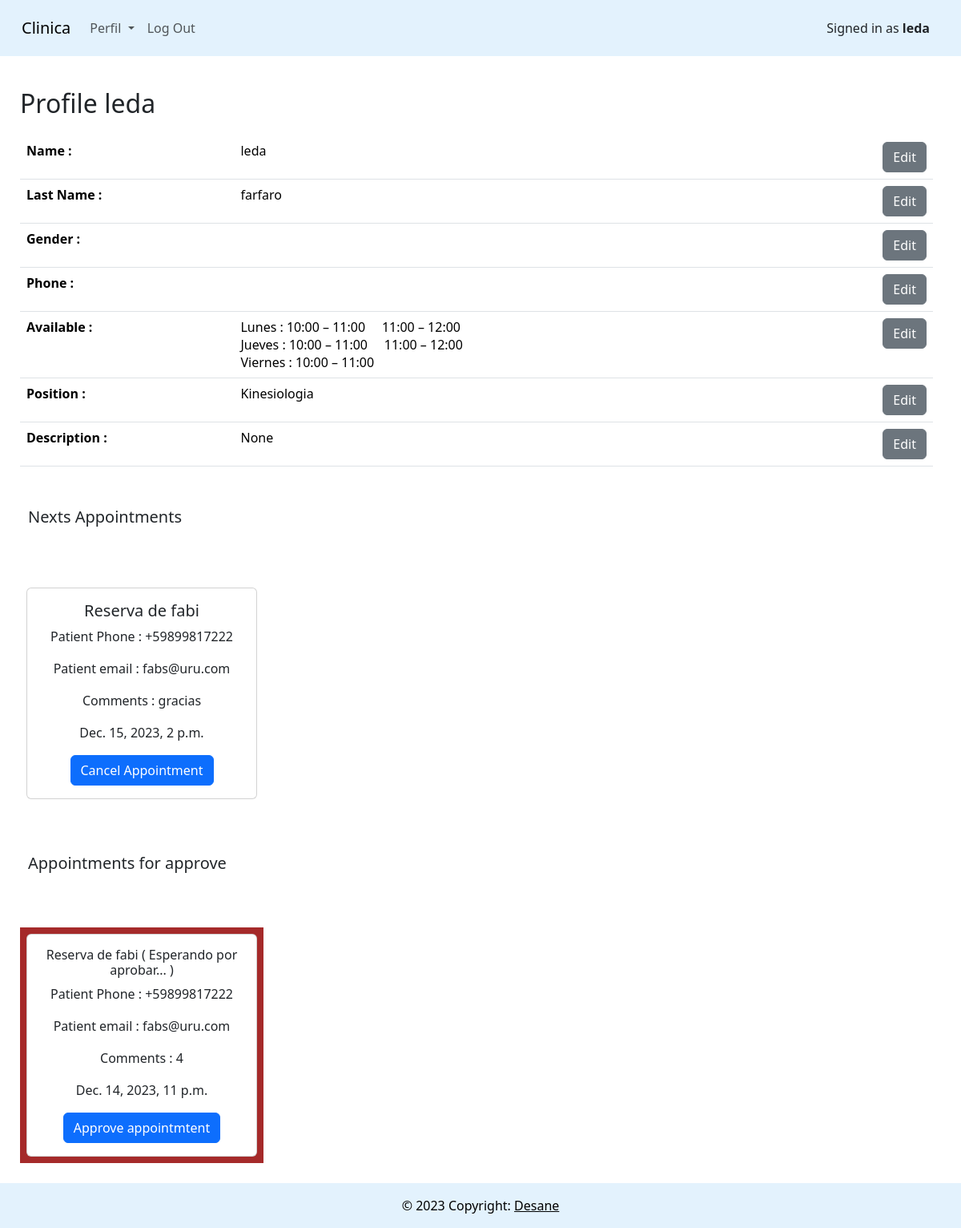
The page /profiledoctor (signed in) on the database its author committed.
### booking/models.py (models this page shows, shortened)
class CustomUser(AbstractUser):
    username = None
    is_doctor = models.BooleanField(default=False)
    is_patient = models.BooleanField(default=False)
    email = models.EmailField(db_index=True, unique=True, max_length=250)
    objects = UserManager()
    USERNAME_FIELD = 'email'
    REQUIRED_FIELDS = ['first_name', 'last_name']

class Doctor(models.Model):
    user = models.OneToOneField(CustomUser, on_delete=models.CASCADE, primary_key=True)
    position = models.CharField(max_length=100, choices=CHOICES, blank=True)
    employment_date = models.DateTimeField(default=datetime.now)
    phone = models.CharField(max_length=17, blank=True)
    description = models.TextField(null=True)
    gender = models.CharField(choices=GENDER_CHOICES, max_length=128)

class Appointment(models.Model):
    id = models.AutoField(primary_key=True)
    patient = models.ForeignKey(Patient, on_delete=models.CASCADE, null=True, blank=True)
    phone = models.CharField(max_length=200)
    doctor = models.ForeignKey(Doctor, on_delete=models.CASCADE, null=True, blank=True)
    service = models.CharField(max_length=50)
    datetime = models.DateTimeField(blank=False, null=False)
    comment = models.TextField( blank=True)
    time_ordered = models.DateTimeField(null=False, blank=False,auto_now_add=True)
    approved = models.BooleanField(default=False)

class Patient(models.Model):
    user = models.OneToOneField(CustomUser, on_delete=models.CASCADE, primary_key=True)
    gender = models.CharField(choices=GENDER_CHOICES, max_length=128)
    phone = models.CharField(max_length=17, blank=True)
    date_recorded = models.DateTimeField(default=datetime.now)
    def __str__(self):
        return self.user.first_name

### booking/views.py (the view)
# urls.py: path("profiledoctor", views.perfilDoctor, name="perfildoctor"),
def perfilDoctor(request):
    try:
        doctor = Doctor.objects.get(user=request.user)
        appointments = Appointment.objects.filter(doctor=doctor).order_by('datetime')
        daytime = DayTimeAvailable.objects.get(doctor=doctor)
    except Doctor.DoesNotExist:
        return JsonResponse({"error": "No Doctor found with that user."}, status=404)
    return render(request, "profiledoctor.html",{"doctor":doctor,"appointment":appointments,"daytime":daytime.serialize() })

### booking/models.py (called while the page is built)
    def serialize(self):
        return {
            "doctor": self.doctor.user.first_name,
            "position": self.doctor.position,
            "lunes": self.lunes,
            "martes": self.martes,
            "miercoles": self.miercoles,
            "jueves" : self.jueves,
            "viernes": self.viernes,
            "sabado": self.sabado
        }

### booking/templates/profiledoctor.html (shortened to what this page needs)
{% extends "layout.html" %}
{% load static %}
{% block body %}
<div class="container-fluid" style=" padding: 35px 35px 0px 25px;">
    <p class="fs-2">Profile {{doctor.user.first_name}} </p>
    <table class="table">
        <tbody>
            <tr id="tname">
                <th scope="row">Name :</th>
                <td id="fname">{{doctor.user.first_name}}</td>
                <td colspan="2" id="nbutton"><button id="buttonEditN" style="float: right;" class="btn btn-secondary"
                        onclick="editFirst()">
                        Edit </button></td>
            </tr>
            <tr id="tlast">
                <th scope="row">Last Name :</th>
                <td id="lname">{{doctor.user.last_name}}</td>
                <td colspan="2" id="lbutton"><button id="buttonEditL" style="float: right;" class="btn btn-secondary"
                        onclick="editLast()">
                        Edit </button></td>
            </tr>
            <tr id="tgender">
                <th scope="row">Gender :</th>
                <td colspan="1" id="gender">{{doctor.gender}}</td>
                <td colspan="2" id="gbutton"><button id="buttonEditG" style="float: right;" class="btn btn-secondary"
                        onclick="editGender()">
                        Edit </button></td>
            </tr>
            <tr id=" tphone">
                <th scope="row">Phone :</th>
                <td colspan="1" id="pphone">{{doctor.phone}}</td>
                <td colspan="2" id="tbutton"><button id="buttonEdit" style="float: right;" class="btn btn-secondary"
                        onclick="editPhone()">
                        Edit </button></td>
            </tr>
            <tr id=" tavailable">
                <th scope="row">Available :</th>
                <td colspan="1" id="available">
                    <div id="availabledata">
                        {% if daytime.lunes %}
                        Lunes : {% for time in daytime.lunes %}
                        {{time | safe }}
                        {%endfor%}
                        <br>
                        {%endif%}
                        {% if daytime.jueves %}
                        Jueves : {% for time in daytime.jueves %}
                        {{time | safe }}
                        {%endfor%}
                        <br>
                        {%endif%}
                        {% if daytime.viernes %}
                        Viernes : {% for time in daytime.viernes %}
                        {{time | safe }}
                        {%endfor%}
                        <br>
                        {%endif%}
                    </div>
                </td>
                <td colspan="2" id="abutton"><button id="buttonEditA" style="float: right;" class="btn btn-secondary"
                        onclick="editAvailable()"> Edit </button></td>
            </tr>
            <tr id=" tposition">
                <th scope="row">Position :</th>
                <td colspan="1" id="position">{{doctor.position}}</td>
                <td colspan="2" id="pbutton"><button id="buttonEditP" style="float: right;" class="btn btn-secondary"
                        onclick="editPosition()"> Edit </button></td>
            </tr>
            <tr id=" tdescription">
                <th scope="row">Description :</th>
                <td colspan="1" id="description">{{doctor.description}}</td>
                <td colspan="2" id="dbutton"><button id="buttonEditD" style="float: right;" class="btn btn-secondary"
                        onclick="editDescription()"> Edit </button></td>
            </tr>
        </tbody>
    </table>
</div>
<div>
    <div style="padding: 35px 0 35px 35px">
        <h5>Nexts Appointments</h5>
    </div>
    {% if appointment.length != 0 %}
    {% for appoint in appointment %}
    {% if appoint.approved %}
    <div class="d-flex flex-wrap " style=" align-items: center;text-align: center; padding: 25px;">
        <div>
            <div class=" card" style="width: 18rem;margin: 8px;">
                <div class="card-body">
                    <h5 class="card-title">Reserva de {{appoint.patient}} </h5>
                    <p class="card-text">Patient Phone : {{appoint.patient.phone}}</p>
                    <p class="card-text">Patient email : {{appoint.patient.user.email}}</p>
                    <p class="card-text">Comments : {{appoint.comment}}</p>
                    <p>{{appoint.datetime}}</p>
                    <button type="button" class="btn btn-primary" data-bs-toggle="modal" data-bs-target="#exampleModal">
                        Cancel Appointment
                    </button>
                </div>
            </div>
        </div>
    </div>
    {% endif %}
    {%endfor%}
    <div style="padding: 35px 0 35px 35px">
        <h5>Appointments for approve</h5>
    </div>
    {% for appoint in appointment %}
    {% if not appoint.approved%}
    <div class="d-flex flex-wrap " style="align-items: center;padding: 25px;; text-align: center;">
        <div style="background-color: brown;">
            <div class=" card" style="width: 18rem;margin: 8px;">
                <div class="card-body">
                    <h6 class="card-title">Reserva de {{appoint.patient}} ( Esperando por aprobar... )</h6>
                    <p class="card-text">Patient Phone : {{appoint.patient.phone}}</p>
                    <p class="card-text">Patient email : {{appoint.patient.user.email}}</p>
                    <p class="card-text">Comments : {{appoint.comment}}</p>
                    <p>{{appoint.datetime}}</p>
                    <a onclick="approved({{appoint.id}})" class="btn btn-primary">Approve appointmtent</a>
                </div>
            </div>
            {% endif %}
            {%endfor%}
        </div>
    </div>
    {%else%}
    <div> No Appoinment Found </div>
    {%endif%}
</div>
{% endblock %}

### booking/templates/layout.html (shortened to what this page needs)
{% load static %}
<!DOCTYPE html>
<html lang="en">
<head>
    <link href="https://cdn.jsdelivr.net/npm/bootstrap@5.3.2/dist/css/bootstrap.min.css" rel="stylesheet"
>
    <link href="{% static 'styles.css' %}" rel="stylesheet">
</head>
<body>
    <nav class="navbar navbar-expand-lg " style="background-color: #e3f2fd; padding: 15px">
        <div class="container-fluid">
            <a class="navbar-brand" href="{% url 'index' %}">Clinica</a>
            <div class="collapse navbar-collapse" id="navbarSupportedContent">
                <ul class="navbar-nav me-auto mb-2 mb-lg-0">
                    {% if user.is_authenticated %}
                    <li class="nav-item dropdown">
                        <a class="nav-link dropdown-toggle" role="button" data-bs-toggle="dropdown"
                            aria-expanded="false">
                            Perfil
                        </a>
                    </li>
                    <li class="nav-item">
                        <a class="nav-link" href="{% url 'logout' %}">Log Out</a>
                    </li>
                    {% endif %}
                </ul>
                <div class="d-flex">
                    {% if user.is_authenticated %}
                    <div class="container">
                        <p style="float: right; margin-bottom: 0;">Signed in as <strong>{{ user.first_name }}</strong>
                        </p>
                        {% else %}
                        <p>Not signed in</p>
                        {% endif %}
                    </div>
                </div>
            </div>
        </div>
    </nav>
    {% block body %}
    {% endblock %}
    <footer class="text-center" style="background-color: #e3f2fd">
        <div class="text-black text-center p-3" style="background-color: #e3f2fd">
            © 2023 Copyright:
            <a class="text-black" href="https://www.desane.com.uy">Desane</a>
        </div>
    </footer>
</body>
</html>

### booking/static/styles.css (style rules this page uses)
body { display: flex; flex-direction: column; height: 100vh; }
footer { margin-top: auto; }

### rows shown on the page
CustomUser: first_name "leda"
Doctor: user.first_name "leda", user.last_name "farfaro", position "Kinesiologia", description "None"
Appointment: patient "fabi", patient.phone "+59899817222", patient.user.email "fabs@uru.com", comment "gracias", datetime "Dec. 15, 2023, 2 p.m."
Appointment: patient "fabi", patient.phone "+59899817222", patient.user.email "fabs@uru.com", comment "4", datetime "Dec. 14, 2023, 11 p.m."

### other values the page prints
{{ time | safe }} "10:00 – 11:00" "11:00 – 12:00"
{{ time | safe }} "10:00 – 11:00"
